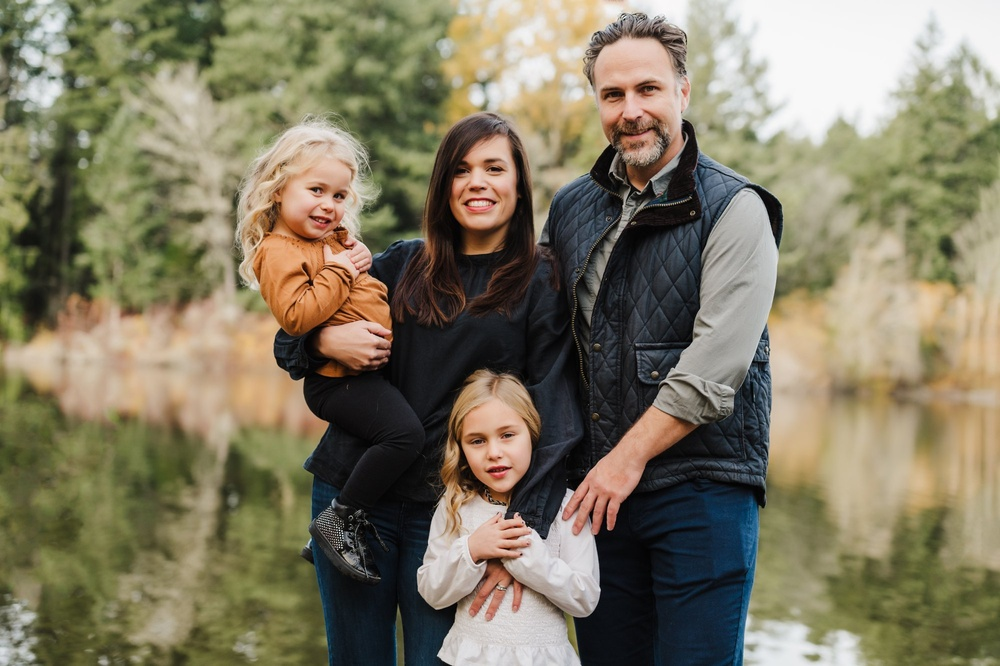
#> input picture Face/face1.jpeg, 1000 x 666 px, shrunk from 2000 x 1331 before the run, given in place of the camera
$ python webcam_video_face_detection.py
#> lines starting #> are read from the running program, lines starting #| are printed output that depends on the picture; after the words box and inside, x2 and y2 are one past the last pixel; in counts of white or black regions, pixels touching at a corner belong together
# import required library
import cv2
import numpy as np

# Importing the video from a webcam
cap = cv2.VideoCapture(0)

# Importing the cascade classifier
face_cascade_src = 'haarcascade_frontalface_alt.xml'
face_cascade = cv2.CascadeClassifier(face_cascade_src)


while True:
    #reads frames from video
    ret, frames = cap.read()
#> frames is the input picture: shape (666, 1000, 3); mean B, G, R 98.5, 121.6, 128.5

    # Below is image processing

    # convert to grayscale of each frames
    grey = cv2.cvtColor(frames,cv2.COLOR_BGR2GRAY)
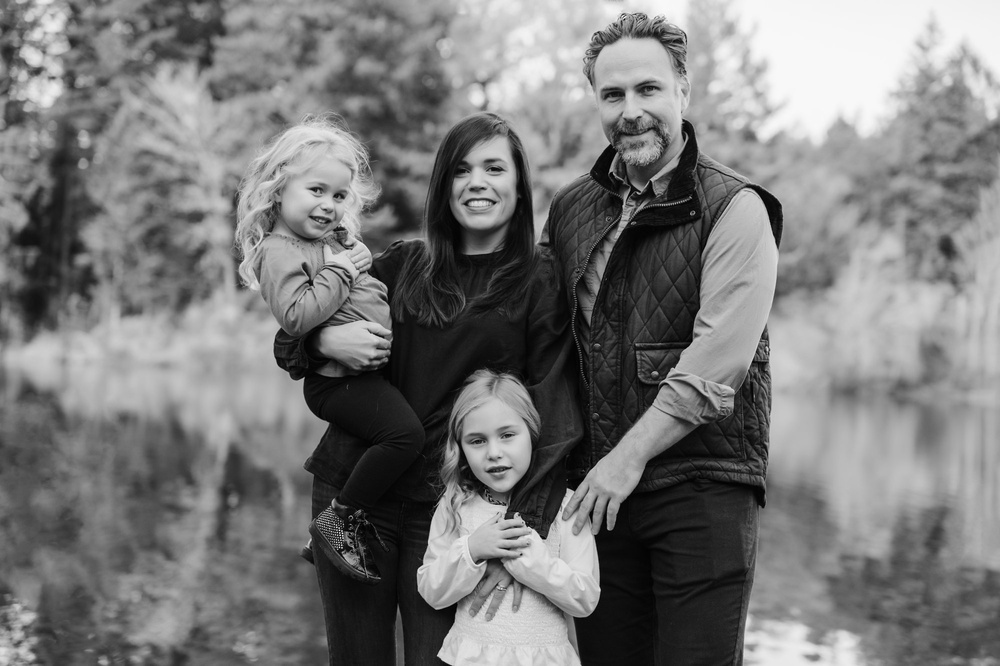
#> grey: shape (666, 1000); min 0, max 251, mean 121.1

    # Remove background noise
    blur = cv2.GaussianBlur(grey,(5,5),0)

    # Dilate the image
    dilated = cv2.dilate(blur,np.ones((3,3)))
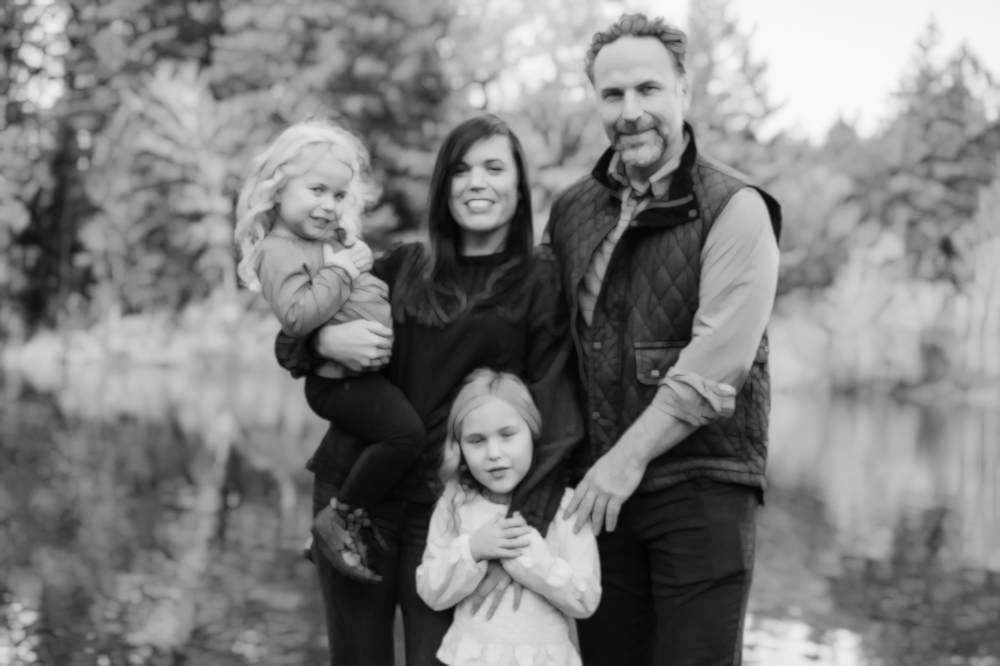
#> dilated: shape (666, 1000); min 4, max 248, mean 126.8

    kernel = cv2.getStructuringElement(cv2.MORPH_ELLIPSE, (2, 2))
    closing = cv2.morphologyEx(dilated, cv2.MORPH_CLOSE, kernel)
    faces = face_cascade.detectMultiScale(closing, 1.1, 1)
#> faces = [[438, 136, 85, 85], [291, 162, 76, 76], [450, 404, 89, 89], [253, 588, 72, 72], [578, 51, 110, 110], [199, 420, 190, 190]]

    # To draw a rectangle in each cars
    for (x,y,w,h) in faces:
         cv2.rectangle(frames,(x,y),(x+w,y+h),(0,255,0),2)
         font = cv2.FONT_HERSHEY_DUPLEX
         cv2.putText(frames, 'Face', (x + 6, y - 6), font, 0.5, (0, 255, 0), 1)

         # Display frames in a window
         cv2.imshow('Face Detection', frames)
#> this loop made 6 passes
#> pass 1, `cv2.imshow('Face Detection', frames)`:
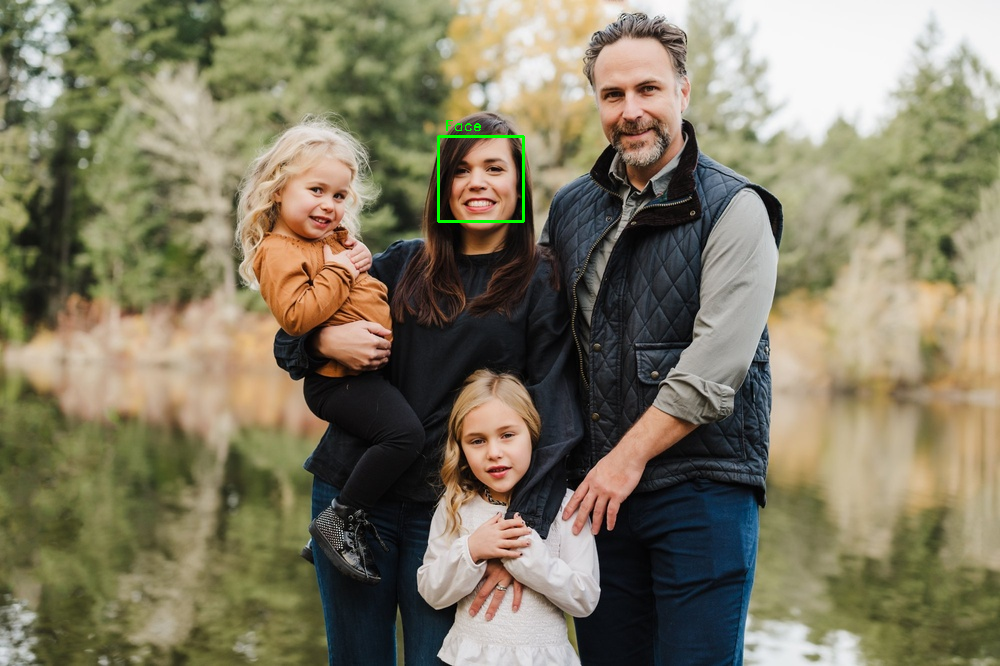
#> window 'Face Detection': shape (666, 1000, 3); mean B, G, R 98.4, 121.9, 128.4
#> pass 2, `cv2.imshow('Face Detection', frames)`:
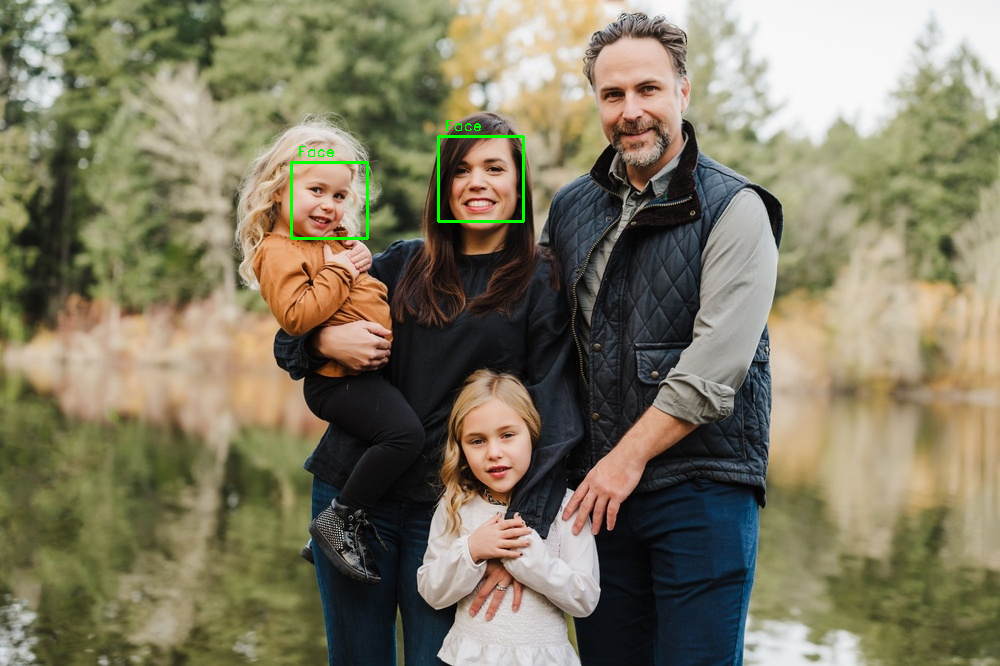
#> window 'Face Detection': shape (666, 1000, 3); mean B, G, R 98.2, 122.1, 128.1
#> after the loop:
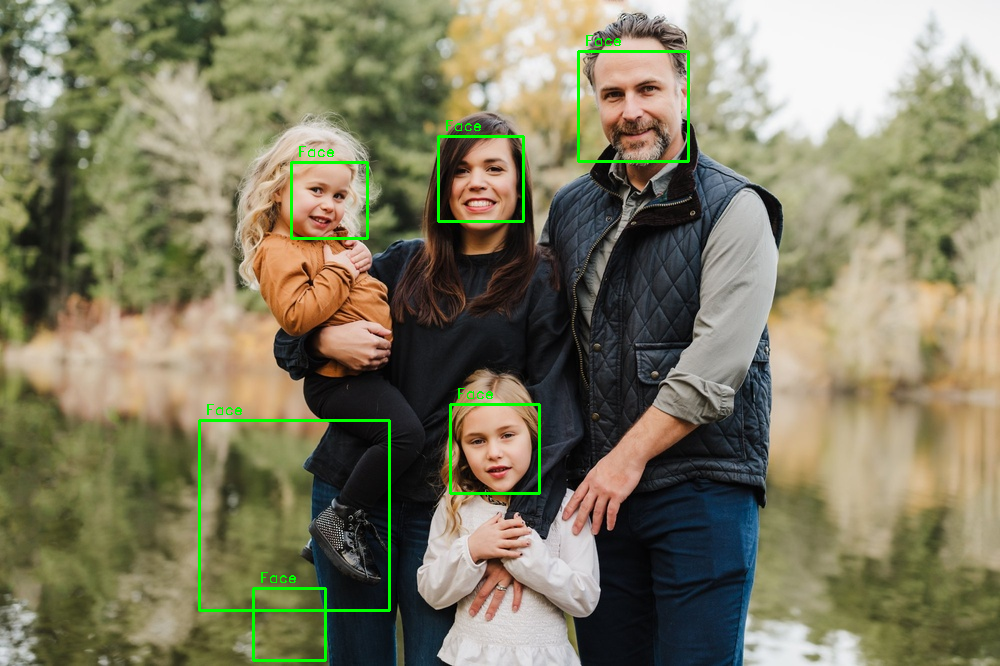
#> frames: shape (666, 1000, 3); 1.22% of pixels changed, all inside (x1, y1, x2, y2) = (198, 35, 690, 662)

         # Wait for Enter key to stop
    if cv2.waitKey(33) == 13:
#> (key Esc is pressed here)
        break

cap.release()
cv2.destroyAllWindows()
